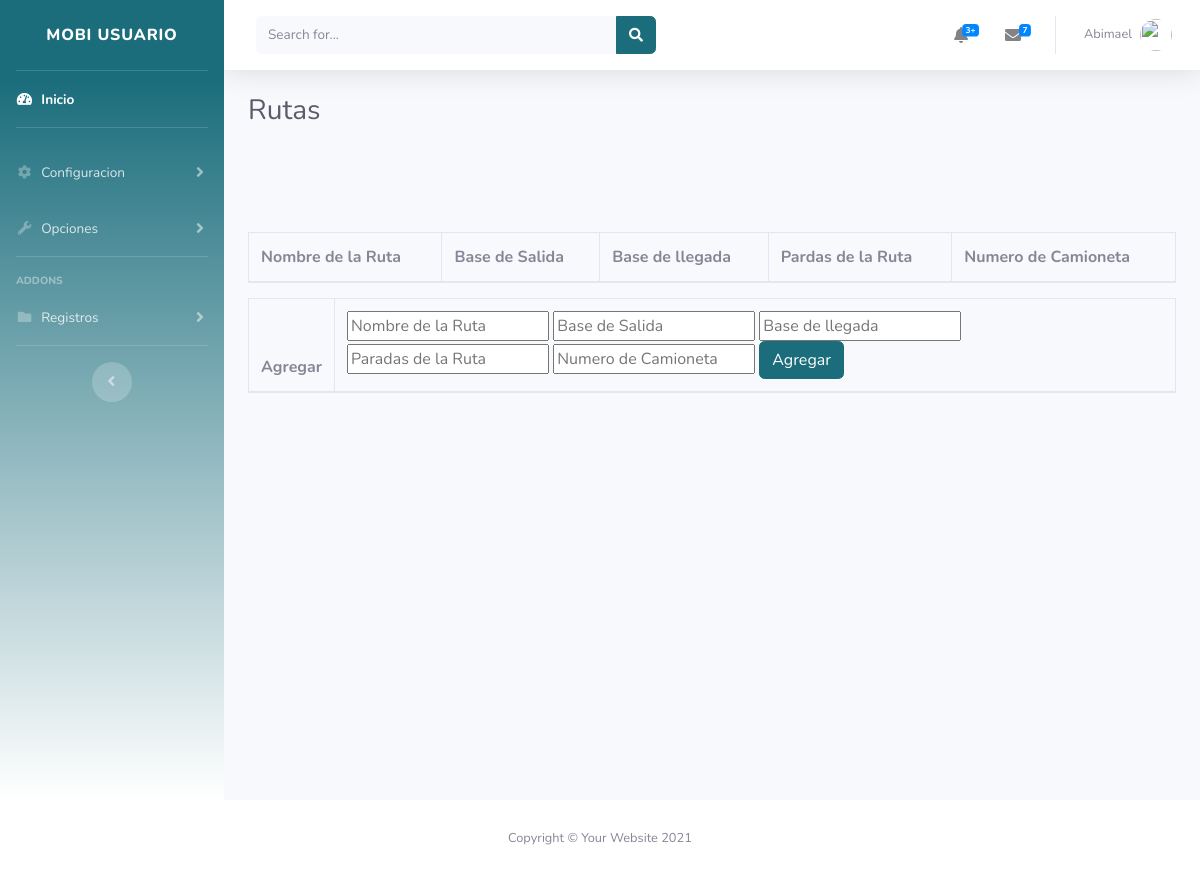
The page /adminrutas.php on the database as committed earlier.
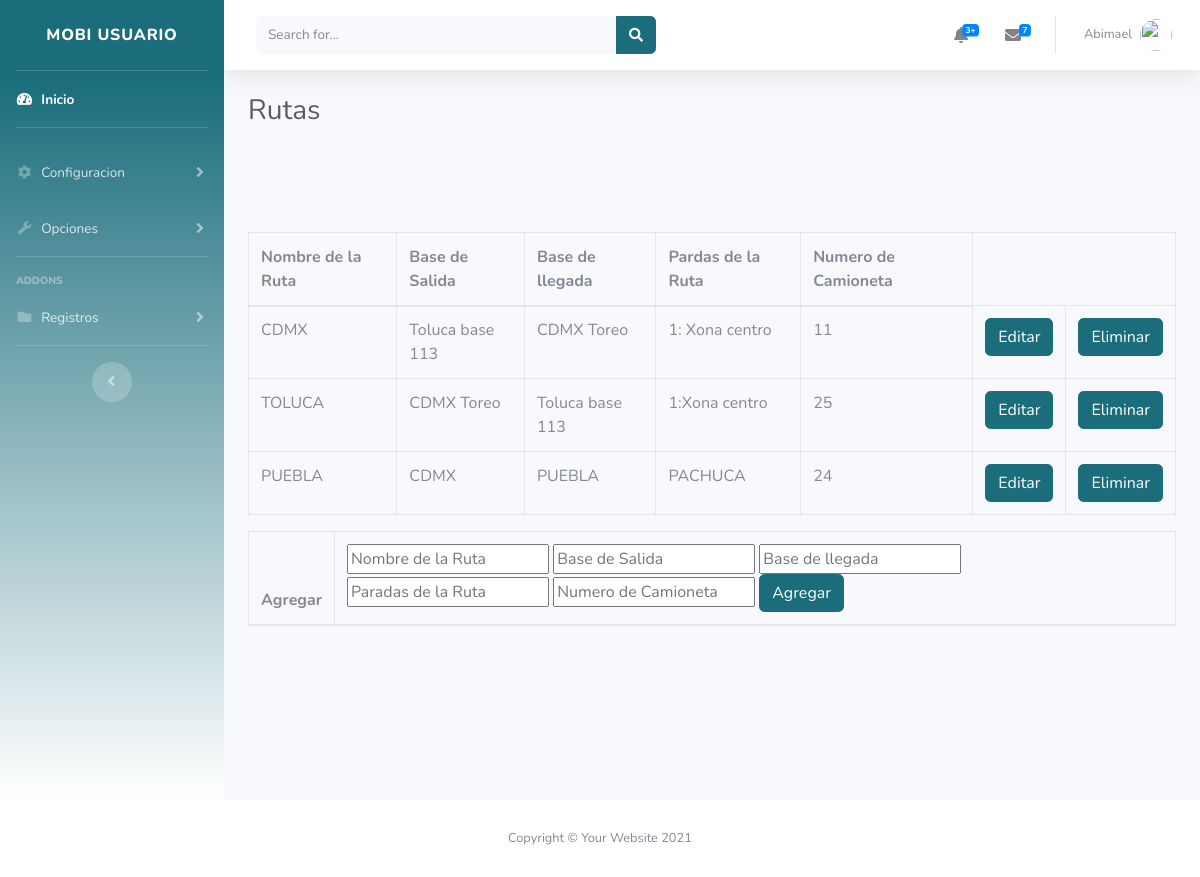
The same page on the database as committed later.
### tables this page shows
CREATE TABLE `rutas` (
  `Nombre_rut` varchar(33) NOT NULL,
  `Base_salida` varchar(33) NOT NULL,
  `Base_lleg` varchar(33) NOT NULL,
  `Paradas_rut` varchar(33) NOT NULL,
  `Numero_cam` int(33) NOT NULL,
  `ID` int(11) NOT NULL
);

### adminrutas.php (the view, shortened to what the changed rows need)
<!DOCTYPE html>
<html lang="en">
<head>
    <link href="vendor/fontawesome-free/css/all.min.css" rel="stylesheet" type="text/css">
    <link href="css/sb-admin-2.min.css" rel="stylesheet">
</head>
<body id="page-top">
    <div id="wrapper">
        <div id="content-wrapper" class="d-flex flex-column">
            <div id="content">
                <div class="container-fluid">
                    <div class="d-sm-flex align-items-center justify-content-between mb-4">
                        <h1 class="h3 mb-0 text-gray-800">Rutas</h1>
                    </div>
                    <div class="row">
                    <div class="row">
                        <div class="card-body">
                            <div class="table-responsive">
                                <table class="table table-bordered" id="dataTable" width="100%" cellspacing="0">
                                    <thead>
                                        <tr>
                                            <th>Nombre de la Ruta</th>
                                            <th>Base de Salida</th>
                                            <th>Base de llegada</th>
                                            <th>Pardas de la Ruta</th>
                                            <th>Numero de Camioneta</th>
                                        </tr>
                                    </thead>
                                    <tfoot>
                                        <?php
 $conn=mysqli_connect('localhost','root','','integradora') or die ('Error en la conexion servidosr') ;
      $consulta= "SELECT * FROM rutas";
      $resultado= mysqli_query($conn,$consulta);
      while($row=mysqli_fetch_array($resultado)){
    ?>
                                        <tr>
                                            <td><?php echo $row['Nombre_rut']?></td>
                                            <td><?php echo $row['Base_salida']?></td>
                                            <td><?php echo $row['Base_lleg']?></td>
                                            <td><?php echo $row['Paradas_rut']?></td>
                                            <td><?php echo $row['Numero_cam']?></td>
                                            <td><a href="actualizarrutas.php?id=<?php echo $row['ID'] ?>" class="btn btn-primary">Editar</a> </td>
                                            <td><a href="deleterutas.php?id=<?php echo $row['ID'] ?>" class="btn btn-primary">Eliminar</a> </td>
                                        </tr>
      <?php
      }
      ?>
      </div>
                        <div class="card-body">
                            <div class="table-responsive">
                                <table class="table table-bordered" id="dataTable" width="100%" cellspacing="0">
                                    <thead>
                                        <tr>
             <th>Agregar</th>
    <td>
        <form action="agregarrutas.php" method="post">
    </td>
                                </table>
                            </div>
                        </div>
                    </div>
                </div>
                                </div>
                            </div>
                        </div>
                    </div>
                </div>
</body>
</html>

Rows that differ between the two databases and show on the page:
added rutas: Nombre_rut "CDMX", Base_salida "Toluca base 113", Base_lleg "CDMX Toreo", Paradas_rut "1: Xona centro", Numero_cam "11"
added rutas: Nombre_rut "TOLUCA", Base_salida "CDMX Toreo", Base_lleg "Toluca base 113", Paradas_rut "1:Xona centro", Numero_cam "25"
added rutas: Nombre_rut "PUEBLA", Base_salida "CDMX", Base_lleg "PUEBLA", Paradas_rut "PACHUCA", Numero_cam "24"
